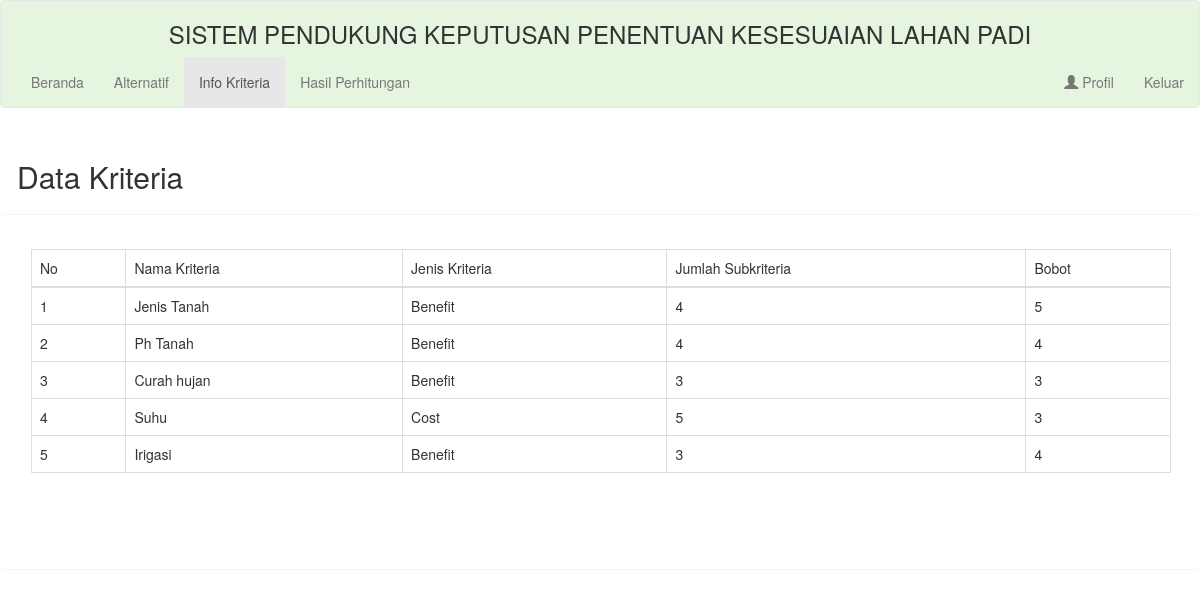
/pengguna/kriteria/data_kriteria.php, run on the app's committed database.
### tables this page shows
CREATE TABLE `kriteria` (
  `id_kriteria` int(11) NOT NULL,
  `nama_kriteria` varchar(255) NOT NULL,
  `jenis_kriteria` varchar(255) NOT NULL,
  `bobot_kriteria` double NOT NULL
);

### pengguna/kriteria/data_kriteria.php (the view, shortened to what this page needs)
<?php
include "../../koneksi.php";
 ?>
<!DOCTYPE html>
<html>
    <head>
        <link rel="stylesheet" href="https://maxcdn.bootstrapcdn.com/bootstrap/3.4.1/css/bootstrap.min.css">
    </head>
    <body>
        <div class="wrapper">
            <div id="content">
                <nav class="navbar navbar-default justify-content-center" style="background: #e5f5df">
                    <div class="container-fluid">
                   		 <center>
                   		 	<h3>SISTEM PENDUKUNG KEPUTUSAN PENENTUAN KESESUAIAN LAHAN PADI</h3>
                   		 </center>
                   		 <ul class="nav navbar-nav">
				      <li><a href="../index_pengguna.php">Beranda</a></li>
                      <li ><a href="../alternatif/data_alternatif.php">Alternatif</a></li>
                      <li class="active"><a href="data_kriteria.php">Info Kriteria</a></li>
                      <li ><a href="../perhitungan/perhitungan.php">Hasil Perhitungan</a></li>
				    </ul>
				    <ul class="nav navbar-nav navbar-right">
				      <li><a href="profil/data_diri.php"><span class="glyphicon glyphicon-user"></span> Profil</a></li>
                      <li><a href="../keluar.php">Keluar</a></li>
				    </ul>
                    </div>
                </nav>
                <div class="panel">
                <div class="panel panel-heading">
                    <h2>Data Kriteria</h2>
                </div>
                <div class="panel-body">
                  <div class="container">
                  <table class="table table-bordered">
                  	<thead>
                  		<tr>
                  			<td>No</td>
                  			<td>Nama Kriteria</td>
                  			<td>Jenis Kriteria</td>
                            <td>Jumlah Subkriteria</td>
                  			<td>Bobot</td>
                  		</tr>
                  	</thead>
                  	<tbody>
                  		<?php
                                $id = 2;
                                $no = 1;
                                $sql = "SELECT * FROM kriteria";
		                        foreach ($dbh->query($sql) as $data) :
		                        ?>
		                <tr>
		                	<td><?php echo $no ?></td>
		                	<td><?php echo $data['nama_kriteria'] ?></td>
		                	<td><?php echo $data['jenis_kriteria'] ?></td>
                            <td>
                                <?php
                                $queryx=mysqli_query($dbh,"select count(*) as jumlah from sub_kriteria where id_kriteria='$id'");
                                $datax=mysqli_fetch_array($queryx);
                                echo $datax['jumlah'];
                                ?>
                            </td>
		                	<td><?php echo $data['bobot_kriteria'] ?></td>
		                </tr>
		                <?php
		                $no++;
                        $id++;
		            	endforeach;
		                         ?>
                  	</tbody>
                  </table>
              </div>
                </div>
                <br><br><br>
                </div>
                </div>
        </div>
    </body>
</html>

### data on the page
kriteria: nama_kriteria "Jenis Tanah", jenis_kriteria "Benefit", jumlah "4", bobot_kriteria "5"
kriteria: nama_kriteria "Ph Tanah", jenis_kriteria "Benefit", jumlah "4", bobot_kriteria "4"
kriteria: nama_kriteria "Curah hujan", jenis_kriteria "Benefit", jumlah "3", bobot_kriteria "3"
kriteria: nama_kriteria "Suhu", jenis_kriteria "Cost", jumlah "5", bobot_kriteria "3"
kriteria: nama_kriteria "Irigasi", jenis_kriteria "Benefit", jumlah "3", bobot_kriteria "4"
